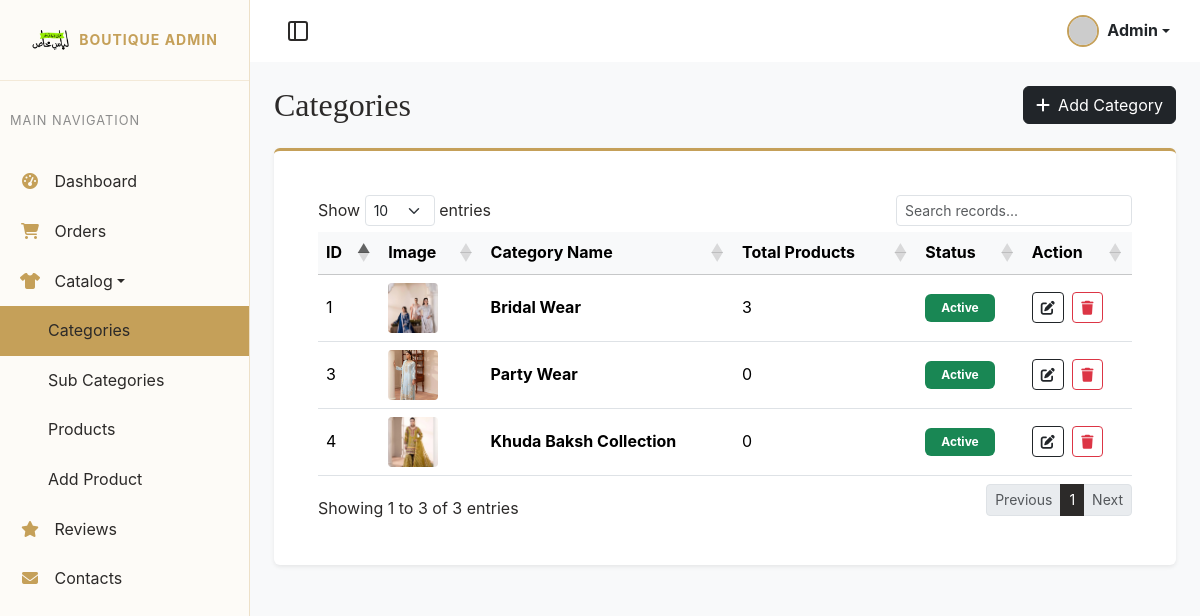
Screenshot of /admin/categories.php (signed in) with the database file from the repository.
### tables this page shows
CREATE TABLE `categories` (
  `id` int NOT NULL,
  `name` varchar(255) NOT NULL,
  `image` varchar(255) DEFAULT NULL,
  `status` tinyint(1) NOT NULL DEFAULT '1',
  `created_at` timestamp NOT NULL DEFAULT CURRENT_TIMESTAMP
);

### admin/categories.php (the view, shortened to what this page needs)
<?php
    require_once ('inc/admin-top.php');
?>
<body>
    <?php
        require_once ('inc/admin-sidebar.php');
    ?>
    <div class="admin-content">
        <?php
        require_once ('inc/admin-topbar.php');
        ?>
        <div class="container-fluid p-4">
            <div class="d-flex justify-content-between align-items-center mb-4">
                <h2 class="font-heading mb-0">Categories</h2>
                <button class="btn btn-dark font-body" data-bs-toggle="modal" data-bs-target="#addCategoryModal"><i class="fas fa-plus me-2"></i>Add Category</button>
            </div>
            <div class="bg-white p-4 rounded shadow-sm border-top border-3 border-gold">
                <div class="table-responsive">
                    <table class="table table-hover font-body align-middle datatable w-100">
                        <thead class="table-light">
                            <tr>
                                <th>ID</th>
                                <th>Image</th>
                                <th>Category Name</th>
                                <th>Total Products</th>
                                <th>Status</th>
                                <th>Action</th>
                            </tr>
                        </thead>
                        <tbody>
                            <?php
                            $result = $conn->query("SELECT c.*, (SELECT COUNT(*) FROM products p WHERE p.category_id = c.id) as product_count FROM categories c ORDER BY c.id DESC");
                            if ($result && $result->num_rows > 0) {
                                while($row = $result->fetch_assoc()) {
                                    $image_path = !empty($row['image']) ? '../assets/images/categories/'.$row['image'] : 'https://via.placeholder.com/150';
                                    echo '<tr>';
                                    echo '<td>'.$row['id'].'</td>';
                                    echo '<td><img src="'.$image_path.'" class="admin-table-img-sm" style="width: 50px; height: 50px; object-fit: cover;"></td>';
                                    echo '<td><strong>'.htmlspecialchars($row['name']).'</strong></td>';
                                    $status_text = ($row['status'] == 1) ? 'Active' : 'Inactive';
                                    $badge_class = ($row['status'] == 1) ? 'bg-success' : 'bg-secondary';
                                    echo '<td>'.$row['product_count'].'</td>';
                                    echo '<td><a href="javascript:void(0)" class="text-decoration-none toggle-status-btn" data-id="'.$row['id'].'" title="Click to Toggle Status"><span class="badge '.$badge_class.' px-3 py-2 status-badge">'.$status_text.'</span></a></td>';
                                    echo '<td>
                                        <button class="btn btn-sm btn-outline-dark me-1 edit-btn" data-id="'.$row['id'].'" data-name="'.htmlspecialchars($row['name']).'" data-status="'.$row['status'].'" data-bs-toggle="modal" data-bs-target="#editCategoryModal"><i class="fas fa-edit"></i></button>
                                        <a href="javascript:void(0)" data-url="categories.php?delete_id='.$row['id'].'" class="btn btn-sm btn-outline-danger delete-category-btn"><i class="fas fa-trash"></i></a>
                                    </td>';
                                    echo '</tr>';
                                }
                            }
                            ?>
                        </tbody>
                    </table>
                </div>
            </div>
        </div>
    </div>
</body>
</html>

### css/admin.css (style rules this page uses)
body { background-color: #f8f9fa; }
.admin-content { width: calc(100% - 250px); margin-left: 250px; min-height: 100vh; transition: var(--transition-fast); }
.table-responsive { background: var(--color-white); padding: 20px; border-radius: 10px; box-shadow: var(--shadow-sm); }
.admin-table-img-sm { width: 40px; height: 40px; object-fit: cover; border-radius: 4px; }

### css/style.css (style rules this page uses)
:root { --color-ivory: #FDFBF7; --color-nude: #E6D5C3; --color-blush: #FADADD; --color-gold: #C5A059; --color-gold-hover: #A88645; --color-warm-gray: #8C8C8C; --color-dark: #2C2A29; --color-white: #FFFFFF; --color-accent-green: #96ed01; --font-heading: 'Cormorant Garamond', serif; --font-body: 'Inter', sans-serif; --transition-fast: 0.2s ease-in-out; --transition-smooth: 0.4s cubic-bezier(0.25, 0.46, 0.45, 0.94); --shadow-subtle: 0 4px 20px rgba(44, 42, 41, 0.05); --shadow-hover: 0 10px 30px rgba(44, 42, 41, 0.1); --border-gold: 1px solid rgba(197, 160, 89, 0.3); }
body { font-family: var(--font-body); background-color: var(--color-ivory); color: var(--color-dark); line-height: 1.6; -webkit-font-smoothing: antialiased; -moz-osx-font-smoothing: grayscale; }
h1, h2, h3, h4, h5, h6 { font-family: var(--font-heading); font-weight: 500; margin-bottom: 1rem; color: var(--color-dark); }
a { color: var(--color-dark); text-decoration: none; transition: color var(--transition-fast); }
.border-gold { border-color: var(--color-gold) !important; }
.font-heading { font-family: var(--font-heading) !important; }
.font-body { font-family: var(--font-body) !important; }

### rows the page displays
categories: id "4", image (picture), name "Khuda Baksh Collection", product_count "0", status "Active"
categories: id "3", image (picture), name "Party Wear", product_count "0", status "Active"
categories: id "1", image (picture), name "Bridal Wear", product_count "3", status "Active"
